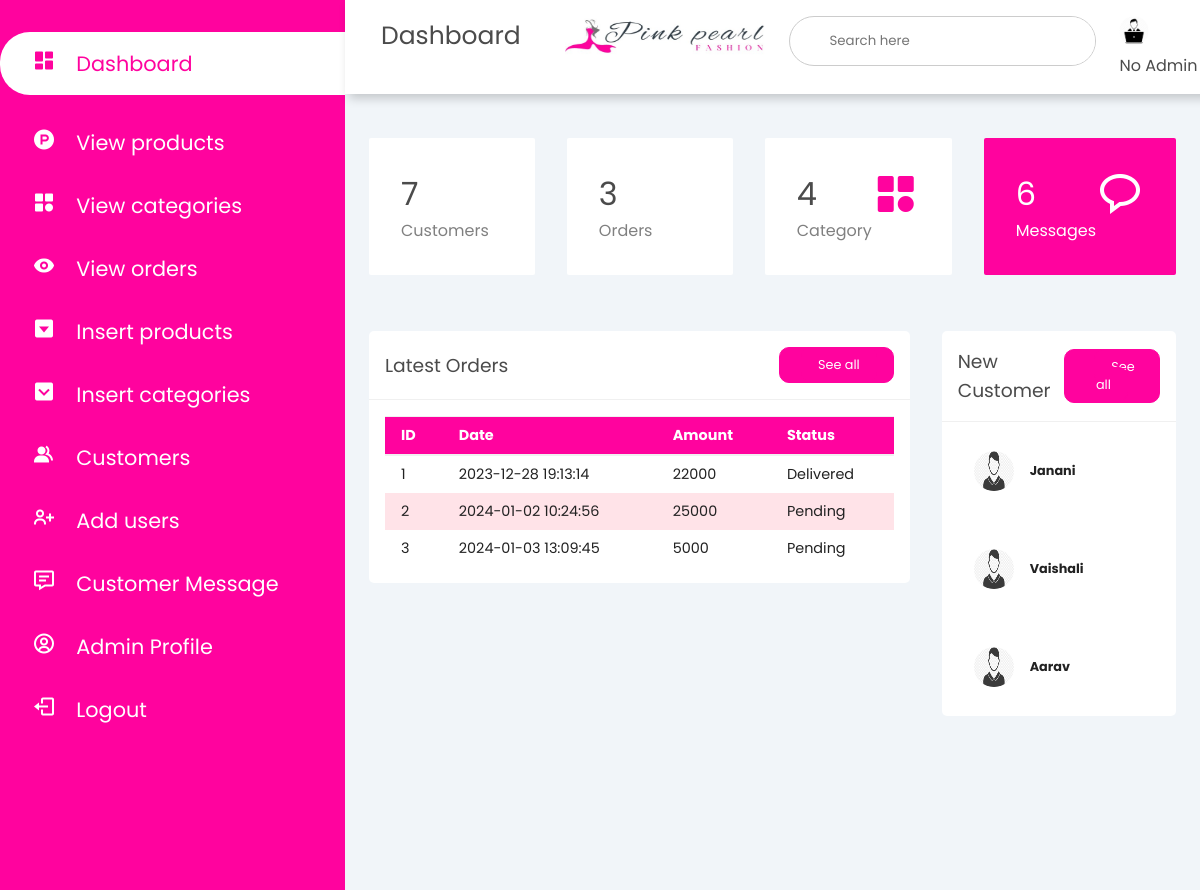
The page /admin_area/index.php on the database its author committed.
### tables this page shows
CREATE TABLE `orders` (
  `id` int(11) NOT NULL,
  `date` datetime NOT NULL DEFAULT current_timestamp(),
  `product_image` varchar(255) NOT NULL,
  `colour` varchar(100) NOT NULL,
  `qty` int(11) NOT NULL,
  `amount` decimal(10,0) NOT NULL,
  `status` varchar(100) NOT NULL
);

### admin_area/index.php (the view, shortened to what this page needs)
<?php
include('../includes/dbconnection.php');
?>
<!DOCTYPE html>
<html lang="en">
<head>
    <link rel="stylesheet" href="style.css" type="text/css">
    <link rel="stylesheet" href="https://maxst.icons8.com/vue-static/landings/line-awesome/line-awesome/1.3.0/css/line-awesome.min.css">
    <link rel="stylesheet" href="https://unpkg.com/boxicons@2.1.4/css/boxicons.min.css">
</head>
<body>
    <div class="sidebar">
        <div class="sidebar-menu">
            <ul>
                <li class="active">
                    <a href="index.php"><i class='bx bxs-dashboard'></i>
                    <span>Dashboard</span></a>
                </li>
                <li>
                    <a href="view_products.php"><i class='bx bxl-product-hunt'></i>
                        <span>View products</span></a>
                </li>
                <li>
                    <a href="view_categories.php"><i class='bx bxs-category'></i>
                        <span>View categories</span></a>
                </li>
                <li>
                    <a href="view_orders.php"><i class='bx bxs-show'></i>
                        <span>View orders</span></a>
                </li>
                <li>
                    <a href="insert_products.php"><i class='bx bxs-caret-down-square'></i>
                        <span>Insert products</span></a>
                </li>
                <li>
                    <a href="insert_categories.php"><i class='bx bxs-chevron-down-square'></i>
                        <span>Insert categories</span></a>
                </li>
                <li>
                    <a href="view_customers.php"><i class='bx bxs-group'></i>
                        <span>Customers</span></a>
                </li>
                <li>
                    <a href="add_user.php"><i class='bx bx-user-plus'></i>
                        <span>Add users</span></a>
                </li>
                <li>
                    <a href="view_message.php"><i class='bx bx-message-detail'></i>
                        <span>Customer Message</span></a>
                </li>
                <li>
                    <a href="admin_profile.php"><i class='bx bx-user-circle'></i>
                        <span>Admin Profile</span></a>
                </li>
                <li>
                    <a href="logout.php"><i class='bx bx-log-out'></i>
                        <span>Logout</span></a>
                </li>
            </ul>
        </div>
    </div>
    <div class="main-content">
        <header>
            <h1>
                Dashboard
            </h1>
            <div class="sidebar-brand">
                <img src="pearl.jpg" alt="">
            </div>
            <div class="search-wrapper">
                <input type="search" placeholder="Search here">
            </div>
            <div class="user-wrapper">
                <img src="Admin.png" width="30px" height="30px" alt="">
                <h4><?php
                    if (empty($fetch['name'])) {
                        echo "No Admin";
                    } else {
                        echo $fetch['name'];
                    }
                    ?></h4>
            </div>
        </header>
        <main>
            <div class="cards">
                <div class="card-single">
                    <div>
                        <?php
                        $query = "select id from users where role='user' order by id ";
                        $result = mysqli_query($connection, $query);
                        $row = mysqli_num_rows($result);
                        echo '<h1>' . $row . '</h1>'
                        ?>
                        <span>Customers</span>
                    </div>
                </div>
                <div class="card-single">
                    <div>
                        <?php
                        $query = "select id from orders  order by id ";
                        $result = mysqli_query($connection, $query);
                        $row = mysqli_num_rows($result);
                        echo '<h1>' . $row . '</h1>'
                        ?>
                        <span>Orders</span>
                    </div>
                </div>
                <div class="card-single">
                    <div>
                        <?php
                        $query = "select category_id from category  order by category_id ";
                        $result = mysqli_query($connection, $query);
                        $row = mysqli_num_rows($result);
                        echo '<h1>' . $row . '</h1>'
                        ?>
                        <span>Category</span>
                    </div>
                    <div>
                        <i class='bx bxs-category'></i>
                    </div>
                </div>
                <div class="card-single">
                    <div>
                    <?php
                        $query = "select msg_id from messages  order by msg_id ";
                        $result = mysqli_query($connection, $query);
                        $row = mysqli_num_rows($result);
                        echo '<h1>' . $row . '</h1>'
                        ?>
                        <span>Messages</span>
                    </div>
                    <div>
                        <i class='bx bx-message-rounded'></i>
                    </div>
                </div>
            </div>
            <div class="recent-grid">
                <div class="orders">
                    <div class="card">
                        <div class="card-header">
                            <h3>Latest Orders</h3>
                            <button><a href='view_orders.php'>See all<span class="las la-arrow-right"></span></a></button>
                        </div>
                        <div class="card-body">
                            <div class="table-responsive">
                                <table width="100%">
                                    <thead>
                                        <tr>
                                            <td>ID</td>
                                            <td>Date</td>
                                            <td>Amount</td>
                                            <td>Status</td>
                                    </thead>
                                    <tbody>
                                        <?php
                                        $query = "SELECT * FROM orders limit 3";
                                        $result = mysqli_query($connection, $query);
                                        if (mysqli_num_rows($result) > 0) {
                                            foreach ($result as $orders) {
                                        ?>
                                                <tr>
                                                    <td><?= $orders['id'] ?></td>
                                                    <td><?= $orders['date'] ?></td>
                                                    <td><?= $orders['amount']?></td>
                                                    <td><?= $orders['status']?></td>
                                                </tr>
                                        <?php
                                            }
                                        } else {
                                            echo "No records found";
                                        }
                                        ?>
                                    </tbody>
                                </table>
                            </div>
                        </div>
                    </div>
                </div>
                <div class="customers">
                    <div class="card">
                        <div class="card-header">
                            <h3>New Customer</h3>
                            <button><a href="view_customers.php">See all</a></button>
                        </div>
                        <div class="card-body">
                            <div class="customer">
                                <div class="info">
                                    <img src="customer.jpg" width="40px" height="40px" alt="">
                                    <div>
                                        <?php
                                        $query = "select name from users where role='user' order by id desc limit 0,1";
                                        $result = mysqli_query($connection, $query);
                                        $row = mysqli_fetch_column($result);
                                        echo '<h4>' .$row.'</h4>'
                                        ?>
                                    </div>
                                </div>
                                <div class="contact">
                                </div>
                            </div>
                         </div>
                         <div class="card-body">
                            <div class="customer">
                                <div class="info">
                                    <img src="customer.jpg" width="40px" height="40px" alt="">
                                    <div>
                                        <?php
                                        $query = "select name from users where role='user' order by id  desc limit 1,1";
                                        $result = mysqli_query($connection, $query);
                                        $row = mysqli_fetch_column($result);
                                        echo '<h4>' .$row.'</h4>'
                                        ?>
                                    </div>
                                </div>
                                <div class="contact">
                                </div>
                            </div>
                         </div>
                         <div class="card-body">
                            <div class="customer">
                                <div class="info">
                                    <img src="customer.jpg" width="40px" height="40px" alt="">
                                    <div>
                                        <?php
                                        $query = "select name from users where role='user' order by id desc limit 2,1";
                                        $result = mysqli_query($connection, $query);
                                        $row = mysqli_fetch_column($result);
                                        echo '<h4>' .$row.'</h4>'
                                        ?>
                                    </div>
                                </div>
                                <div class="contact">
                                </div>
                            </div>
                         </div>
                    </div>
                </div>
            </div>
        </main>
    </div>
</body>
</html>

### admin_area/style.css (style rules this page uses)
* { margin: 0; padding: 0; box-sizing: border-box; font-family: 'Poppins', sans-serif; font-weight: 400; text-decoration: none; list-style-type: none; color: var(--black); outline: none; }
:root { --white: white; --black: rgb(75, 75, 75); --grey: rgb(173, 173, 173); --lightpink: rgb(255, 227, 232); --pink: #FF039E; }
.sidebar { width:345px; position:fixed; left:0; top:0; height:100%; background:var(--pink) ; z-index:100; transition:width 300ms; }
.sidebar-brand img { width: 200px; height: 40px; margin-left: 20px; }
.sidebar-menu li { width:100%; margin-bottom: 1.3rem; padding-left: 2rem; margin-top:2rem ; }
.sidebar-menu a span { color:var(--white); font-size:1.3rem; }
.sidebar-menu a i { color:var(--white); font-size: 1.5rem; padding-right: 1rem; }
.sidebar-menu .active { background: var(--white); padding-top : 1rem; padding-bottom: 1rem; border-radius:30px 0px 0px 30px; }
.active a i,.active a span { color:var(--pink); }
.main-content { transition:margin-left 300ms; margin-left:345px; }
header { background: #fff; display:flex; justify-content: space-between; padding:1rem; box-shadow: 4px 4px 10px rgba(0,0,0,0.2); position:fixed; left:345px; width:78%; top:0; z-index:100; transition:width 300ms; }
header h1 { font-size: 25px; margin-left: 20px; margin-top:1px; }
.search-wrapper { border:1px solid #ccc; border-radius: 30px; height:50px; display:flex; align-items: center; overflow-x: hidden; }
.search-wrapper input { height:100%; padding:.5rem; border:none; outline:none; }
.user-wrapper img { border-radius: 50%; margin-right: 0rem; }
.user-wrapper h4 { margin-bottom: 0rem !important; }
.sidebar-menu { margin-top:2rem; }
main { margin-top:90px; padding:2rem 1.5rem; background: #f1f5f9; min-height:calc(100vh); }
.cards { display:grid; grid-template-columns:repeat(4,1fr); grid-gap:2rem; margin-top:1rem; }
.card-single { display:flex; justify-content:space-between; background:#fff; padding:2rem; border-radius:2px; }
.card-single div:first-child span { color:grey; }
.card-single div i { font-size:3rem; color:var(--pink); }
.card-single:last-child { background:var(--pink); }
.card-single:last-child h1, .card-single:last-child div:first-child span, .card-single:last-child div:last-child i { color: #fff; }
.recent-grid { margin-top:3.5rem; display:flex; grid-gap:2rem; grid-template-columns:70% auto; }
.card { background:#fff; border-radius: 5px; }
.card-header, .card-body { padding:1rem; }
.card-header { display:flex; justify-content: space-between; align-items: center; border-bottom:1px solid #f0f0f0; }
.card-header button a { background: var(--pink); border-radius: 10px; color:#fff; font-size: .8rem; padding:.5rem 1rem; border:1px solid var(--pink); margin-left:5px ; }
.customer { display:flex; justify-content:space-between; align-items: center; padding:.5rem 1rem; }
.info { display:flex; align-items: center; }
.info img { border-radius:50%; margin-right: 1rem; }
.info h4 { font-size: .8rem; font-weight:700; color:#222; }
.recent-grid { margin-top:3.5rem; display:grid; grid-gap:2rem; grid-template-columns:67% auto; }
.card-header,.card-body { padding:1rem; }
.card-header { display:flex; justify-content: space-between; align-items: center; border-bottom: 1px solid #f0f0f0; }
.card-header button { background: var(--pink); border-radius: 10px; color:#fff; font-size: .8rem; padding:.5rem 1rem; border:1px solid var(--pink); }
table { border-collapse: collapse; }
thead tr { border-top:1px solid #f0f0f0; border-bottom: 2px solid #f0f0f0; }
thead td { font-weight: 700; }
td { padding:.5rem 1rem; font-size: .9rem; color:#222; }

### admin_area/index.php (style rules this page uses)
table thead { background: var(--pink); }
thead td { color: var(--white); }
table tr:nth-of-type(even) { background-color: var(--lightpink); }
.card-single:last-child h1, .card-single:last-child div:first-child span, .card-single:last-child div:last-child i { color: #fff; }
.card-header button a { background: var(--pink); border-radius: 10px; color:#fff; font-size: .8rem; padding:.5rem 1rem; border:1px solid var(--pink); margin-left:5px ; }

### rows shown on the page
orders: id "1", date "2023-12-28 19:13:14", amount "22000", status "Delivered"
orders: id "2", date "2024-01-02 10:24:56", amount "25000", status "Pending"
orders: id "3", date "2024-01-03 13:09:45", amount "5000", status "Pending"

### other values the page prints
$row "7"
$row "3"
$row "4"
$row "6"
$row "Janani"
$row "Vaishali"
$row "Aarav"
